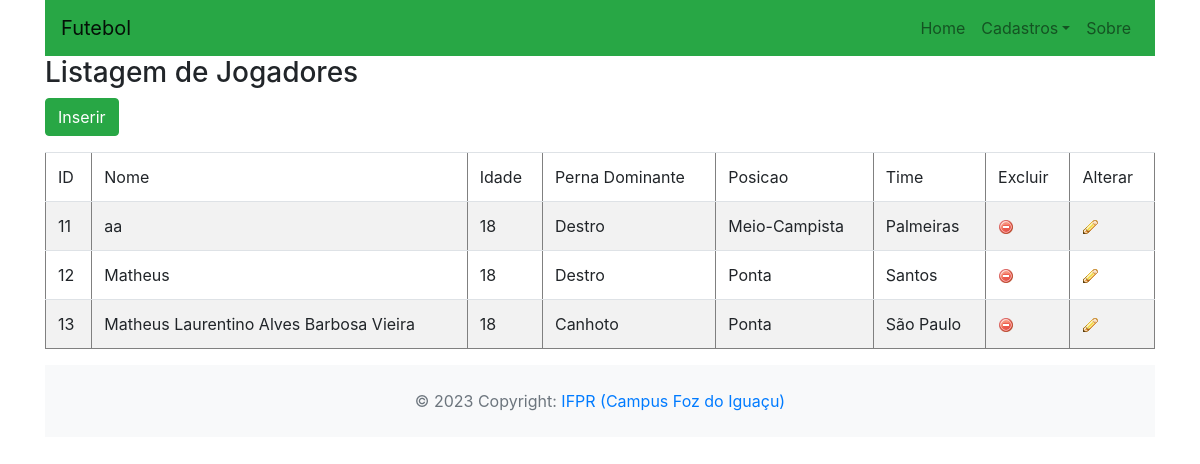
Screenshot of /view/jogadores/listar.php with the database file from the repository.
### tables this page shows
CREATE TABLE `jogador` (
  `id` int(11) NOT NULL,
  `nome` varchar(100) NOT NULL,
  `idade` int(11) NOT NULL,
  `perna_dominante` int(1) NOT NULL,
  `fk_posicao` int(11) NOT NULL,
  `fk_time` int(11) NOT NULL
);

CREATE TABLE `posicao` (
  `id` int(11) NOT NULL,
  `nome` varchar(100) NOT NULL,
  `descricao` varchar(250) DEFAULT NULL
);

CREATE TABLE `time` (
  `id` int(11) NOT NULL,
  `nome` varchar(100) NOT NULL,
  `divisao` varchar(25) NOT NULL,
  `estado` varchar(100) NOT NULL
);

### dao/JogadorDAO.php (called while the page is built, shortened)
<?php
include_once(__DIR__."/../model/Jogador.php");
include_once(__DIR__."/../model/Time.php");
class JogadorDao{
    function listarJogador()
    {
        $conn=Connection::getConnection();
        $sql="SELECT j.*, t.nome AS nome_time, p.nome AS posicao".
            " FROM jogador AS j".
            " JOIN time AS t ON j.fk_time = t.id".
            " JOIN posicao as p ON j.fk_posicao = p.id";
        $sta=$conn->prepare($sql);
        $sta->execute();
        $result=$sta->fetchAll();
        return $this->mapJogadores($result);
    }
    function mapJogadores(array $array)
    {
        $jogadores=array();
        foreach($array as $ar){
            $jogador=new Jogador();
            $jogador->setId($ar["id"]);
            $jogador->setNome($ar["nome"]);
            $jogador->setIdade($ar["idade"]);
            $jogador->setPerna_dominante($ar["perna_dominante"]);
            $time = new Time();
            $time->setId($ar["fk_time"]);
            $time->setNome($ar["nome_time"]);
            $posicao = new Posicao();
            $posicao->setId($ar["fk_posicao"]);
            $posicao->setNome($ar["posicao"]);
            $jogador->setTime($time);
            $jogador->setPosicao($posicao);
           array_push($jogadores, $jogador);
        }
        return $jogadores;
    }
}

### controller/JogadorController.php (called while the page is built, shortened)
<?php
include_once(__DIR__."/../dao/JogadorDAO.php");
include_once(__DIR__."/../model/Jogador.php");
class JogadorController{
    private JogadorDao $jogadorDAO;
    public function __construct(){
        $this->jogadorDAO = new JogadorDAO();
    }
    public function listar(){
        return $this->jogadorDAO->listarJogador();
    }
}

### model/Jogador.php (called while the page is built, shortened)
<?php
include_once(__DIR__."/Time.php");
include_once(__DIR__."/Posicao.php");
class Jogador{
    private ?int $id;
    private ?String  $nome;
    private ?int $idade;
    private ?int $perna_dominante;
    private ?Time $time;
    private ?Posicao $posicao;
    public function __construct()
    {
        $this->time = null;
        $this->posicao = null;
        $this->id = 0;
        $this->perna_dominante = 0;
    }
    public function getId()
    {
        return $this->id;
    }
    public function setId($id)
    {
        $this->id = $id;
        return $this;
    }
    public function getNome()
    {
        return $this->nome;
    }
    public function setNome($nome)
    {
        $this->nome = $nome;
        return $this;
    }
    public function getIdade()
    {
        return $this->idade;
    }
    public function setIdade($idade)
    {
        $this->idade = $idade;
        return $this;
    }
    public function getPosicao()
    {
        return $this->posicao;
    }
    public function setPosicao(Posicao $posicao)
    {
        $this->posicao = $posicao;
    }
    public function getTime()
    {
        return $this->time;
    }
    public function setTime(Time $time)
    {
        $this->time = $time;
    }
    public function getPerna_dominante_form()
    {
        return ($this->perna_dominante == 1) ? "Destro" : "Canhoto";
    }
    public function setPerna_dominante($perna_dominante)
    {
        $this->perna_dominante = $perna_dominante;
        return $this;
    }
}
?>

### model/Time.php (called while the page is built, shortened)
<?php
class Time {
    private ?string $nome;
    public function __toString()
    {
        return $this->nome;
    }
    public function setId($id)
    {
        return $this;
    }
    public function setNome($nome)
    {
        $this->nome = $nome;
        return $this;
    }
}
?>

### model/Posicao.php (called while the page is built, shortened)
<?php
class Posicao {
    private ?string $nome;
    public function __toString()
    {
        return $this->nome;
    }
    public function setId($id)
    {
        return $this;
    }
    public function setNome($nome)
    {
        $this->nome = $nome;
        return $this;
    }
}
?>

### view/jogadores/listar.php (the view)
<?php
    include_once(__DIR__."/../include/header.php");
    include_once(__DIR__."/../../controller/JogadorController.php");
    $jogadorCont=new JogadorController;
    $jogadores=$jogadorCont->listar();
?>
    <h3>Listagem de Jogadores</h3>
    <div>
    <a class="btn btn-success" href="inserir.php">Inserir</a>
    </div>
    <table border="1" class="table table-striped table table-hover mt-3">
        <thead>
            <tr>
                <td>ID</td>
                <td>Nome</td>
                <td>Idade</td>
                <td>Perna Dominante</td>
                <td>Posicao</td>
                <td>Time</td>
                <td>Excluir</td>
                <td>Alterar</td>
            </tr>
        </thead>
        <tbody>
            <?php foreach($jogadores as $j):?>
                <tr>
                    <td><?= $j->getId()?></td>
                    <td><?= $j->getNome()?></td>
                    <td><?= $j->getIdade()?></td>
                    <td><?= $j->getPerna_dominante_form()?></td>
                    <td><?= $j->getPosicao()?></td>
                    <td><?= $j->getTime() ?>
                    <td>
                        <a href="excluir.php?id=<?= $j->getId() ?>" onclick="return confirm('Deseja realmente excluir o jogador?')">
                            <img src="<?= BASE_URL ?>/img/btn_excluir.png">
                        </a>
                    </td>
                    <td>
                        <a href="alterar.php?id=<?= $j->getId() ?>">
                            <img src="<?= BASE_URL ?>/img/btn_editar.png">
                        </a>
                    </td>
                </tr>
            <?php endforeach;?>
        </tbody>
    </table>
<?php include_once(__DIR__."/../include/footer.php"); ?>

### view/include/header.php (shortened to what this page needs)
<!DOCTYPE html>
<html lang="pt-BR">
<head>
     <link rel="stylesheet" href="https://stackpath.bootstrapcdn.com/bootstrap/4.1.3/css/bootstrap.min.css">
</head>
<body>
    <div class="container">
        <?php include_once(__DIR__."/menu.php");

### view/include/menu.php (shortened to what this page needs)
<nav class="navbar navbar-expand-md navbar-light bg-success">
    <a class="navbar-brand" href="<?= BASE_URL ?>">Futebol</a>
    <div class="collapse navbar-collapse" id="navSite">
    <ul class="navbar-nav ml-auto">
        <li class="nav-item">
            <a class="nav-link" href="<?= BASE_URL ?>">Home</a>
        </li>
        <li class="nav-item dropdown">
            <a class="nav-link dropdown-toggle" href="#" id="navDropDown" data-toggle="dropdown">Cadastros</a>
        </li>
        <li class="nav-item">
            <a class="nav-link" href="#">Sobre</a>
        </li>
    </ul>
    </div>
</nav>

### view/include/footer.php (shortened to what this page needs)
    <footer class="bg-light text-muted mt-3">
        <div class="text-center p-4">
            © 2023 Copyright:
            <a href="https://foz.ifpr.edu.br" target="blank">IFPR (Campus Foz do Iguaçu)</a>
        </div>
    </footer>
</div>
</body>
</html>

### rows the page displays
jogador: id "11", nome "aa", idade "18", perna_dominante "Destro", fk_posicao.nome "Meio-Campista", fk_time.nome "Palmeiras"
jogador: id "12", nome "Matheus", idade "18", perna_dominante "Destro", fk_posicao.nome "Ponta", fk_time.nome "Santos"
jogador: id "13", nome "Matheus Laurentino Alves Barbosa Vieira", idade "18", perna_dominante "Canhoto", fk_posicao.nome "Ponta", fk_time.nome "São Paulo"
